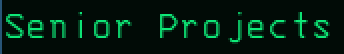
%> input picture SampleText.png, 172 x 27 px (shown 2 times larger)
$ octave holographyscript.m   (GNU Octave 9; MATLAB toolbox functions it lacks are replaced by stand-ins)
%> lines starting %> are read from the running program, lines starting %| are printed output that depends on the picture
pkg load optim;
pkg load image;

original = imread("SampleText.png");
%> original is the input picture: size 27x172x3 uint8; mean R, G, B 2.2, 29.4, 15.8
#Take the green information:
original = original(:,:,2);
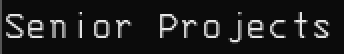
%> original: size 27x172 uint8 (shown 2 times larger); min 11, max 234, mean 29.4

#Zero pad to get to 256x256:
original = [original;zeros(256 - size(original)(1),size(original)(2))];
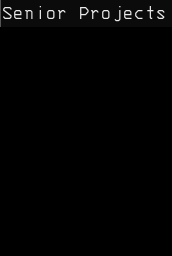
%> original: size 256x172 uint8; min 0, max 234, mean 3.1
original = [original zeros(size(original)(1),256 - size(original)(2))];
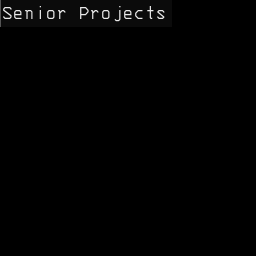
%> original: size 256x256 uint8; min 0, max 234, mean 2.1

imshow(original);

M = 256;

original = double(original);
%> original: size 256x256 double
PH = rand([256,256]);
I = original.*exp(2i*pi*PH); # add a random phase on the object

z = 5; #Units in cm
w = 6500*10^-8;
delta = 0.005;
r = 1:M;
c = 1:M;
[C,R] = meshgrid(c,r);

# Forward propagation (650nm)
p = exp(-2i*pi*z.*((1/w)^2-(1/M/delta)^2.*(C-M/2-1).^2-(1/M/delta)^2.*(R-M/2-1).^2).^0.5);
A0 = fftshift(ifft2(fftshift(I)));
Az = A0.*p;
E = fftshift(fft2(fftshift(Az))); % 1st order of the hologram

# Reconstruction (650nm)
p = exp(-2i*pi*(-z).*((1/w)^2-(1/M/delta)^2.*(C-M/2-1).^2-(1/M/delta)^2.*(R-M/2-1).^2).^0.5);
A1 = fftshift(ifft2(fftshift(E)));
Az1 = A1.*p;
R1 = fftshift(fft2(fftshift(Az1)));
R1 = (abs(R1)).^2;
figure;

#imshow(R1/max(max(R1)));

# Reconstruction (450nm~650nm)
dw = 50;
IMA = zeros(256,256);

for g = 0:40;
	w2 = (6500-dw*g)*10^-8; # reconstruction wavelength
	E2 = E.*exp(2i*pi*sind(10)*(w-w2)/w/w2.*R*delta);
	# phase mismatch due to the wavelength shift
	p = exp(-2i*pi*(-z).*((1/w2)^2-(1/M/delta)^2.*(C-M/2-1).^2-(1/M/delta)^2.*(R-M/2-1).^2).^0.5);

	Az2 = ifft2(fftshift(E2)).*(fftshift(p));
	R2 = fftshift(fft2(Az2));
	R2 = (abs(R2)).^2; # summation of all wavelengths
	IMA = IMA + R2;
endfor

IMA = IMA/max(max(IMA));
imshow(IMA);
imwrite(IMA,"5cm.png");
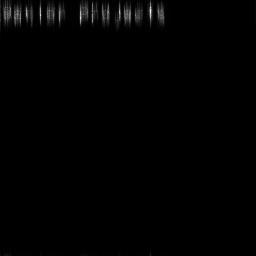
%> saved as 5cm.png: size 256x256 uint8; min 0, max 255, mean 1.8
